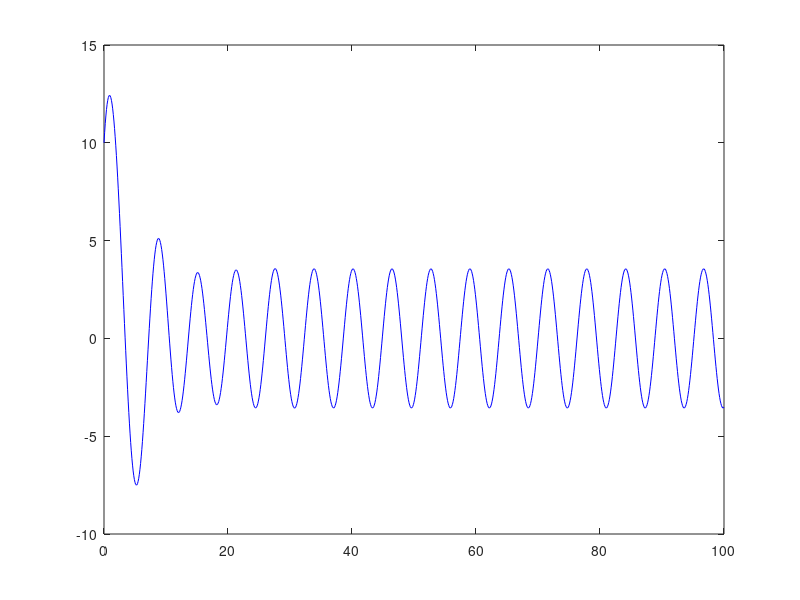

Write MATLAB code to recreate this figure.
% analytic solution to mx'' + cx' + kx = Asin(ft)

% spring constants
m = 2;
c = 1;
k = 1.2;

% applied force variables
A = 1;
f = 1;

if c^2 >= 4*m*k
	error('must be an oscillation')
end

if (k-m*(f^2)) == 0
    error('')
end

% set initial conditions
x_0 = 10;
xdot_0 = 0;

w = sqrt(-((c^2)/(4*m^2))+(k/m));

G = A*(k-m*(f^2))/((k-m*(f^2))^2-(c*f)^2);
H = A*c*f/((k-m*(f^2))^2-(c*f)^2);
D = (G*f - xdot_0)*2*m/c;
E = x_0 - H;

delta_t = 0.1;

t = 0:delta_t:100;
x = exp(-c*t/(2*m)).*(D*sin(w*t)+E*cos(w*t)) + G*sin(f*t) + H*cos(f*t);

plot(t,x,'b-')





